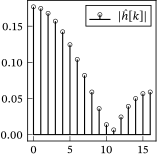

Source code (Python):
from pathlib import PurePath

import matplotlib.pyplot as plt
import numpy as np
from scipy.fft import fft

plt.style.use("sigproc")

N = 32
K = N // 2 + 1
n = np.linspace(0, K - 1, num=K)
x = np.zeros(N)
x[0:3] = 1 / 3
y = np.abs(fft(x, norm="ortho"))

fig, ax = plt.subplots()
ax.ticklabel_format(style="sci", axis="y")
ax.stem(n, y[: K], label=r"$\abs{\hat{h}[k]}$")
ax.legend()
fig.savefig(str(PurePath(__file__).parent / (PurePath(__file__).stem + ".pdf")))
